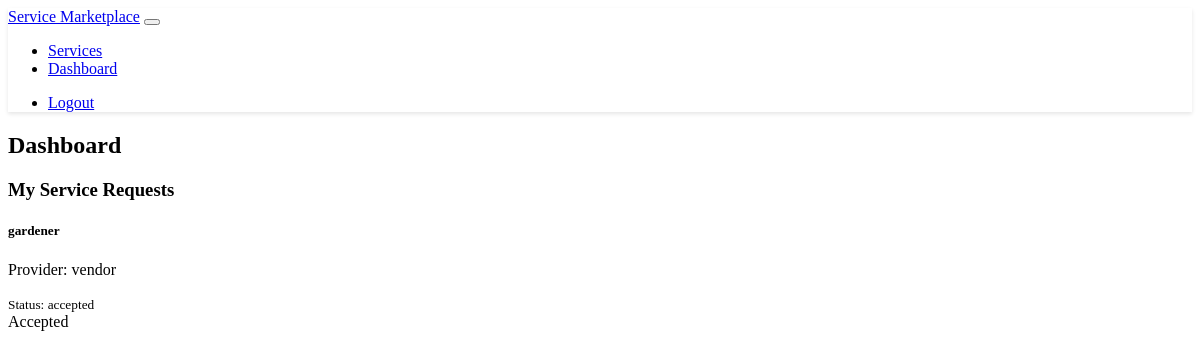
Page /dashboard (signed in) on the earlier database version.
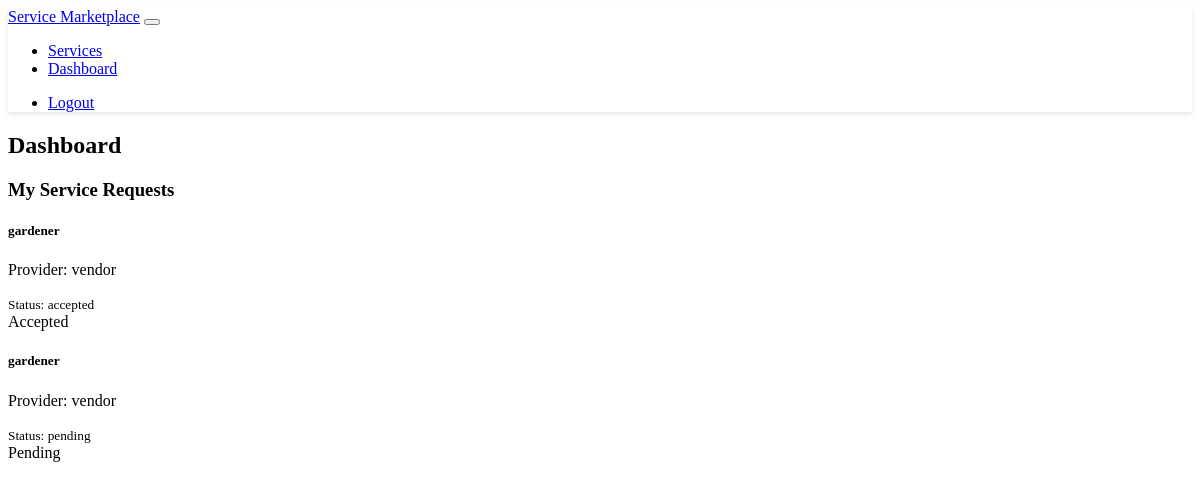
Same page on the later database version.
### models.py (models this page shows, shortened)
class ServiceRequest(db.Model):
    id = db.Column(db.Integer, primary_key=True)
    service_id = db.Column(db.Integer, db.ForeignKey('service.id'), nullable=False)
    client_id = db.Column(db.Integer, db.ForeignKey('user.id'), nullable=False)
    status = db.Column(db.String(20), default='pending')  # pending, accepted, declined, completed
    created_at = db.Column(db.DateTime, default=datetime.utcnow)
    client = db.relationship('User', backref='requested_services', lazy=True, foreign_keys=[client_id])

class Service(db.Model):
    id = db.Column(db.Integer, primary_key=True)
    title = db.Column(db.String(100), nullable=False)
    description = db.Column(db.Text, nullable=False)
    rate = db.Column(db.Float, nullable=False)
    provider_id = db.Column(db.Integer, db.ForeignKey('user.id'), nullable=False)
    created_at = db.Column(db.DateTime, default=datetime.utcnow)
    requests = db.relationship('ServiceRequest', backref='service', lazy=True)

class User(UserMixin, db.Model):
    id = db.Column(db.Integer, primary_key=True)
    username = db.Column(db.String(64), unique=True, nullable=False)
    email = db.Column(db.String(120), unique=True, nullable=False)
    password_hash = db.Column(db.String(256))
    is_provider = db.Column(db.Boolean, default=False)
    latitude = db.Column(db.Float)
    longitude = db.Column(db.Float)
    services = db.relationship('Service', backref='provider', lazy=True)

### routes.py (the view)
@app.route('/dashboard')
@login_required
def dashboard():
    if current_user.is_provider:
        services = Service.query.filter_by(provider_id=current_user.id).all()
        requests = ServiceRequest.query.filter(
            ServiceRequest.service_id.in_([s.id for s in services])
        ).all()
    else:
        requests = ServiceRequest.query.filter_by(client_id=current_user.id).all()
        services = []
    return render_template('dashboard.html', services=services, requests=requests)

### models.py (called while the page is built)
@login_manager.user_loader
def load_user(id):
    return User.query.get(int(id))

### templates/dashboard.html
{% extends "base.html" %}
{% block content %}
<div class="container">
    <div class="row mb-4">
        <div class="col">
            <h2>Dashboard</h2>
        </div>
    </div>
    {% if current_user.is_provider %}
    <div class="row mb-4">
        <div class="col">
            <div class="d-flex justify-content-between align-items-center mb-3">
                <h3>My Services</h3>
                <a href="{{ url_for('add_service') }}" class="btn btn-primary">Add New Service</a>
            </div>
            {% if services %}
            <div class="list-group">
                {% for service in services %}
                <div class="list-group-item">
                    <div class="d-flex w-100 justify-content-between align-items-center">
                        <div>
                            <h5 class="mb-1">{{ service.title }}</h5>
                            <p class="mb-1">{{ service.description }}</p>
                            <small class="text-muted">Rate: ${{ "%.2f"|format(service.rate) }}/hr</small>
                        </div>
                        <div class="btn-group" role="group">
                            <a href="{{ url_for('edit_service', service_id=service.id) }}"
                               class="btn btn-outline-primary btn-sm">Edit</a>
                            <form action="{{ url_for('delete_service', service_id=service.id) }}"
                                  method="POST" class="d-inline"
                                  onsubmit="return confirm('Are you sure you want to delete this service?');">
                                <button type="submit" class="btn btn-outline-danger btn-sm">Delete</button>
                            </form>
                        </div>
                    </div>
                </div>
                {% endfor %}
            </div>
            {% else %}
            <div class="alert alert-info">
                You haven't added any services yet. Click the "Add New Service" button to get started.
            </div>
            {% endif %}
        </div>
    </div>
    <div class="row">
        <div class="col">
            <h3>Service Requests</h3>
            {% if requests %}
            <div class="list-group">
                {% for request in requests %}
                <div class="list-group-item">
                    <div class="d-flex w-100 justify-content-between align-items-center">
                        <div>
                            <h5 class="mb-1">{{ request.service.title if request.service else 'Unknown Service' }}</h5>
                            <p class="mb-1">Requested by: {{ request.client.username if request.client else 'Unknown User' }}</p>
                            <small class="text-muted">Status: {{ request.status }}</small>
                        </div>
                        {% if request.status == 'pending' %}
                        <div class="btn-group" role="group">
                            <form action="{{ url_for('update_request_status', request_id=request.id, status='accepted') }}"
                                  method="POST" class="d-inline">
                                <button type="submit" class="btn btn-success btn-sm">Accept</button>
                            </form>
                            <form action="{{ url_for('update_request_status', request_id=request.id, status='declined') }}"
                                  method="POST" class="d-inline">
                                <button type="submit" class="btn btn-danger btn-sm">Decline</button>
                            </form>
                        </div>
                        {% endif %}
                    </div>
                </div>
                {% endfor %}
            </div>
            {% else %}
            <div class="alert alert-info">No service requests at the moment.</div>
            {% endif %}
        </div>
    </div>
    {% else %}
    <div class="row">
        <div class="col">
            <h3>My Service Requests</h3>
            {% if requests %}
            <div class="list-group">
                {% for request in requests %}
                <div class="list-group-item">
                    <div class="d-flex w-100 justify-content-between align-items-center">
                        <div>
                            <h5 class="mb-1">{{ request.service.title if request.service else 'Unknown Service' }}</h5>
                            <p class="mb-1">Provider: {{ request.service.provider.username if request.service and request.service.provider else 'Unknown Provider' }}</p>
                            <small class="text-muted">Status: {{ request.status }}</small>
                        </div>
                        {% if request.status == 'accepted' %}
                        <span class="badge bg-success">Accepted</span>
                        {% elif request.status == 'declined' %}
                        <span class="badge bg-danger">Declined</span>
                        {% else %}
                        <span class="badge bg-warning">Pending</span>
                        {% endif %}
                    </div>
                </div>
                {% endfor %}
            </div>
            {% else %}
            <div class="alert alert-info">You haven't made any service requests yet.</div>
            {% endif %}
        </div>
    </div>
    {% endif %}
</div>
{% endblock %}

### templates/base.html (shortened to what this page needs)
<!DOCTYPE html>
<html lang="en" data-bs-theme="dark">
<head>
    <link rel="stylesheet" href="https://cdn.replit.com/agent/bootstrap-agent-dark-theme.min.css">
    <link rel="stylesheet" href="https://unpkg.com/leaflet@1.7.1/dist/leaflet.css">
    <link rel="stylesheet" href="{{ url_for('static', filename='css/custom.css') }}">
</head>
<body>
    <nav class="navbar navbar-expand-lg navbar-dark bg-dark mb-4">
        <div class="container">
            <a class="navbar-brand" href="{{ url_for('index') }}">Service Marketplace</a>
            <button class="navbar-toggler" type="button" data-bs-toggle="collapse" data-bs-target="#navbarNav">
            </button>
            <div class="collapse navbar-collapse" id="navbarNav">
                <ul class="navbar-nav me-auto">
                    <li class="nav-item">
                        <a class="nav-link" href="{{ url_for('service_list') }}">Services</a>
                    </li>
                    {% if current_user.is_authenticated %}
                    <li class="nav-item">
                        <a class="nav-link" href="{{ url_for('dashboard') }}">Dashboard</a>
                    </li>
                    {% endif %}
                </ul>
                <ul class="navbar-nav">
                    {% if current_user.is_authenticated %}
                    <li class="nav-item">
                        <a class="nav-link" href="{{ url_for('logout') }}">Logout</a>
                    </li>
                    {% endif %}
                </ul>
            </div>
        </div>
    </nav>
    <div class="container">
        {% block content %}{% endblock %}
    </div>
</body>
</html>

### static/css/custom.css (style rules this page uses)
.navbar { box-shadow: 0 2px 4px rgba(0, 0, 0, 0.1); }
.list-group-item { background-color: var(--bs-dark); border-color: var(--bs-border-color); }

Differences in the rows shown:
added ServiceRequest: service "gardener", service.provider "vendor", status "pending", shows "Pending"
